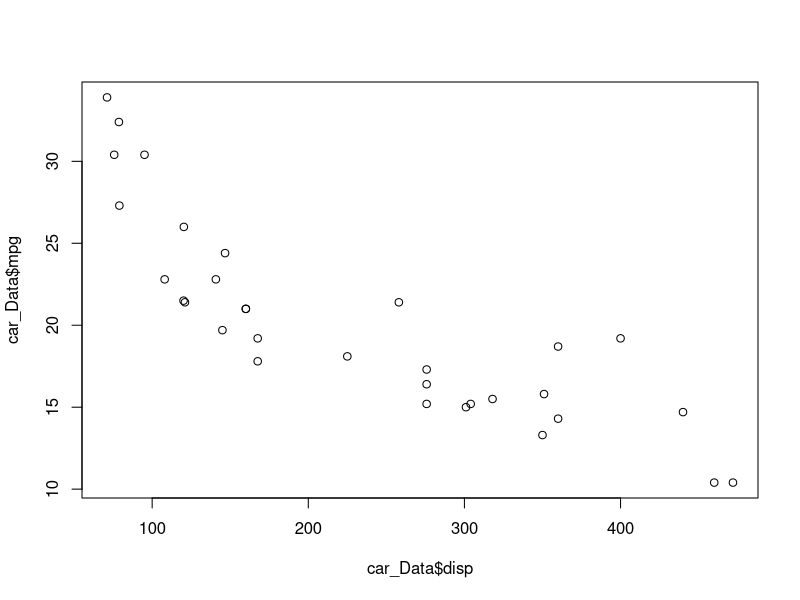
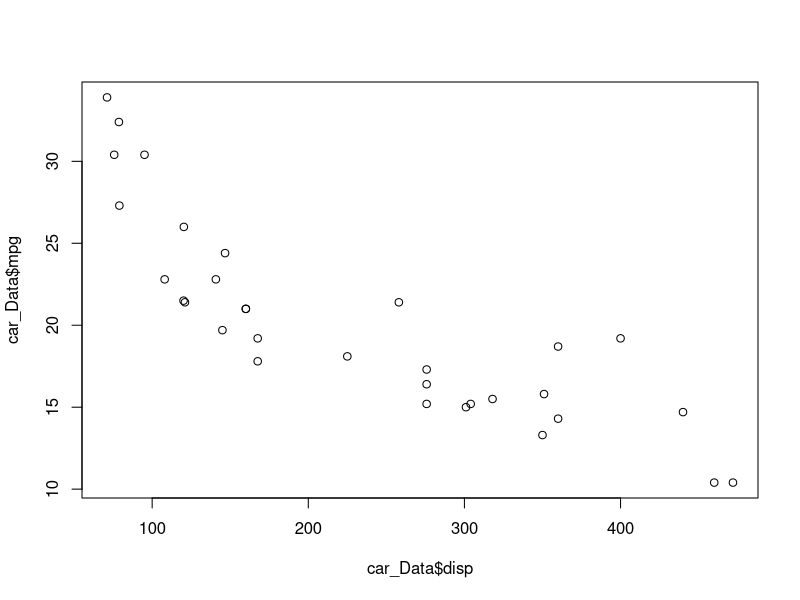
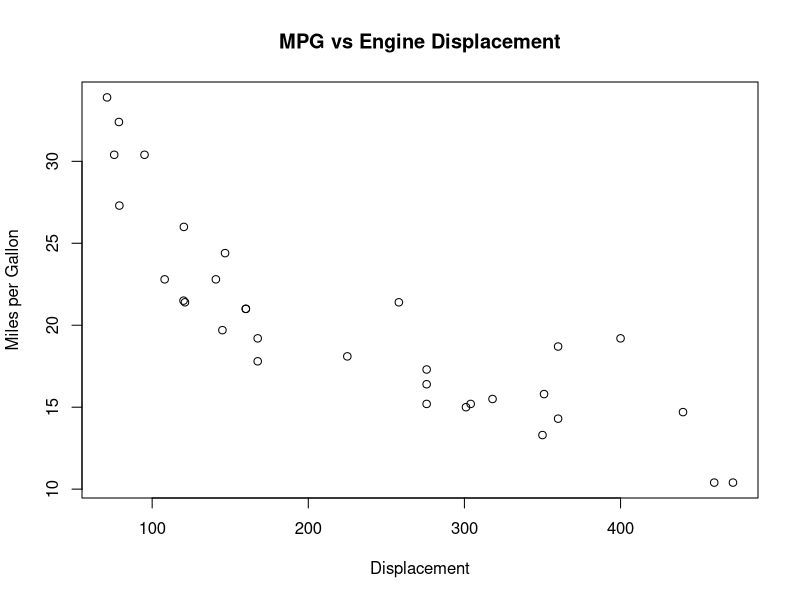
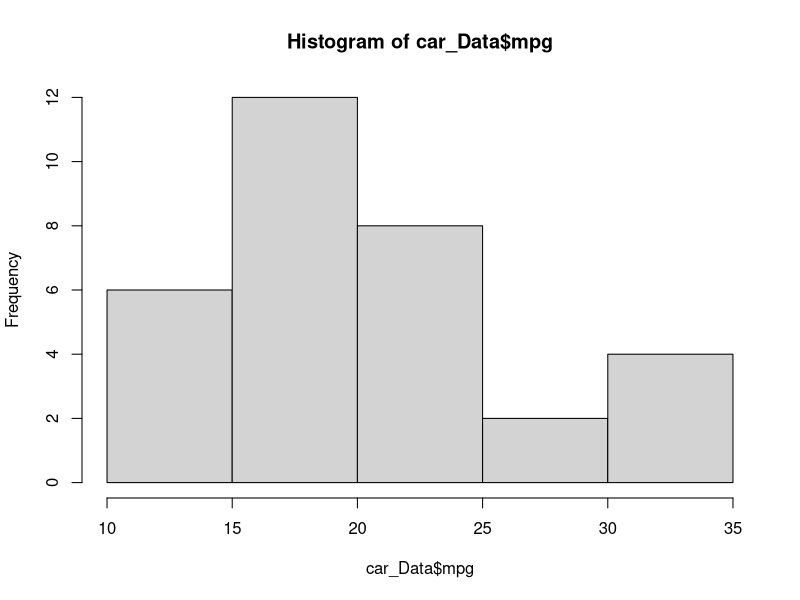
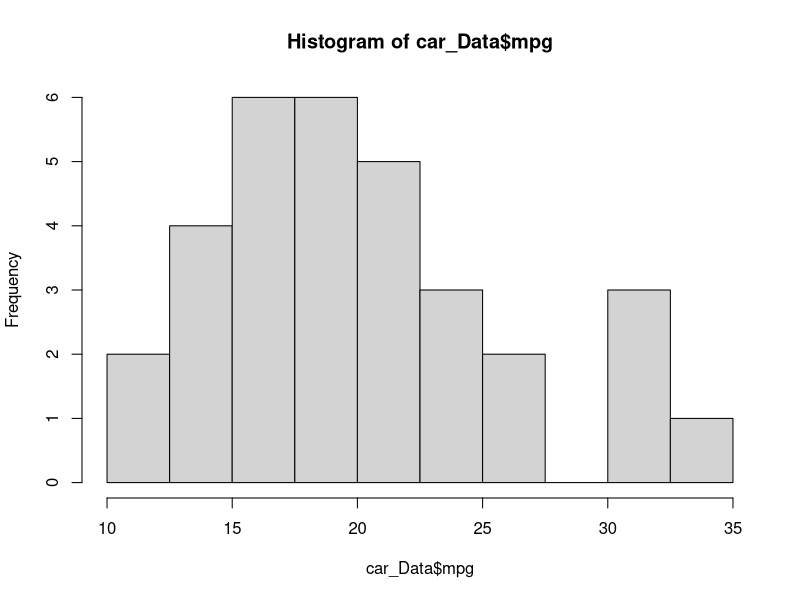
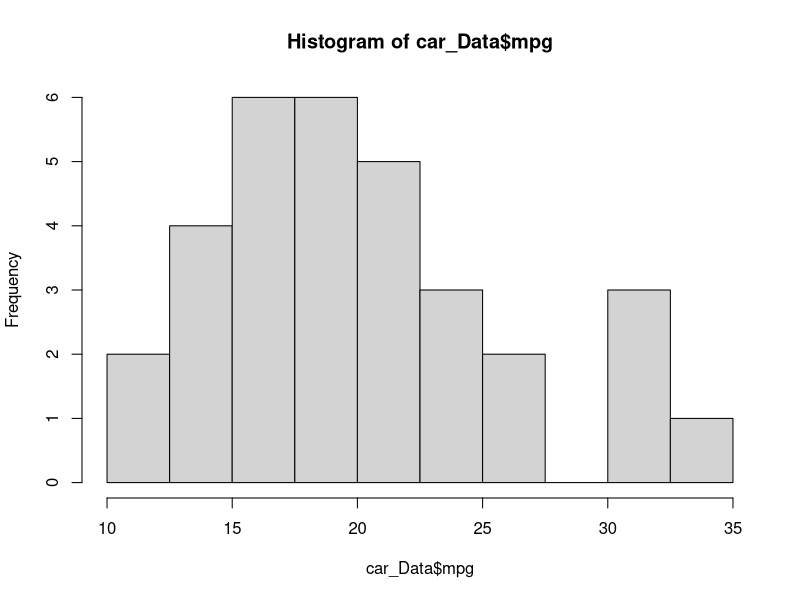
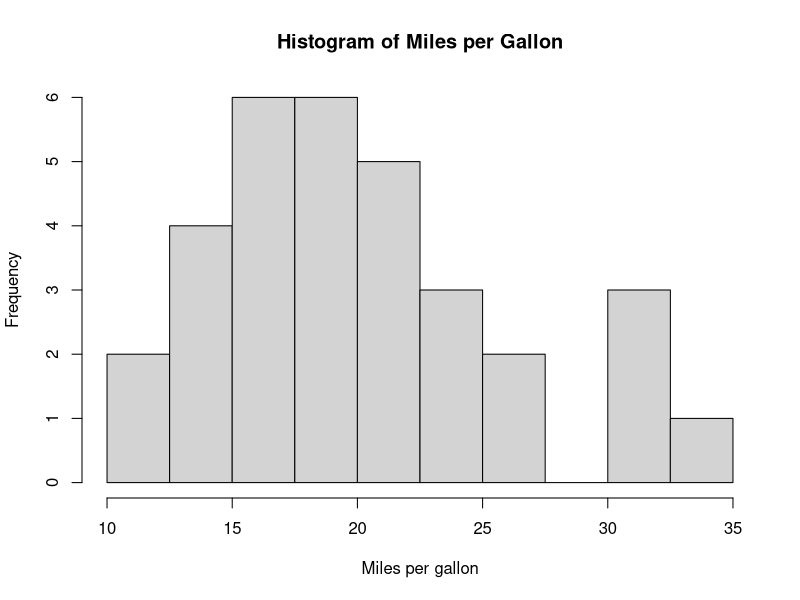
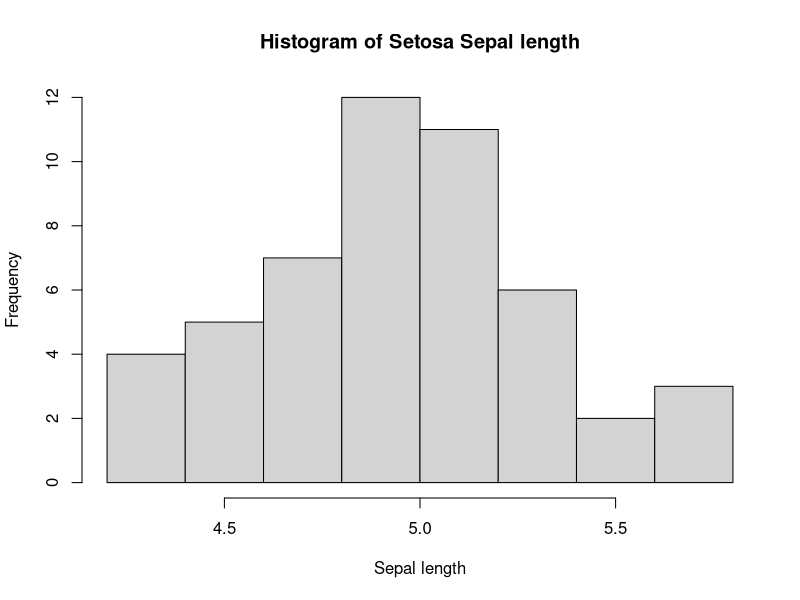

Write R code to recreate these figures, in order.
## ---- chunk 1
knitr::opts_chunk$set(echo = TRUE)
## ---- chunk 2
# add 1 to 1. 
1 + 1
# divide 12 by 4
12/4
# times 3 by 7
3*7
# 10 to the power 3
10^3
# root isn't a basic operation so we will look at this later.
## ---- chunk 3
# create an object x which is 3
x <-  3
# create an object y which is 5
y <-  5
# add x and y
x + y
# overwrite x so it now equals 4.
x <-  4
# add x and y again, now the result is 9, not 7.
x + y
# create another object z which is equal to x + y at this time.
z <- x + y
z
## ---- chunk 4
# create an object a which is 10.
a <- 10
a
# add one to a. A is now 11.
a <- a + 1 
a 
# create an object called b which is 5 more than a
b <- a - 5
a <- a - 5
a-b
## ---- chunk 5

# prints the objects in the environment
ls()

## ---- chunk 6
# sometimes we may want to remove an object.
rm(a)
# multiple objects at once
rm(x,y)
# remove all objects
rm(list=ls())
## ---- chunk 7
# simple evaluations
# 4 is greater than 2
4 > 2
# 4 is greater than 5
4 > 5
# 4 is equal to 3, note double == for an evaluation
4 == 3
# 4 is not equal to 3, note != is not equal to.
4 != 3
# the character x is equal to the character x.
"dog" == "dog"
"dog" == "cat"
# the output from an evaluation can be stored as an object, x. This object can be subject to operations & manipulations.
b <- 4<2
b
## ---- chunk 8
# numeric
height <- c(1.38,1.45,1.21,1.56)
height
# numeric
weight <- c(31,35,28,40)
weight
class(weight)
# character
first_name <- c("Alice","Bob","Harry","Jane")
first_name
#first_name + 1 # error
# factor
sex <- factor(x = c("F","M","M","F"))
sex
# logical
tall <- height > 1.5
## ---- chunk 9
#Adding:
c(1,2,3) + 1
c(1,2,3) + c(1,2,3)
#multiplication
heightft <- height*3.28
# concatenating
c(height,weight)
# concatenating to string
c(height,weight,first_name)
## ---- chunk 10
# data frame- columns are variables, rows are observations.
df <- data.frame(height,weight,first_name,sex)
df
# we can select a single variable within the dataframe using the dollar sign.
df$height
# We can add a new variable easily, in this case based on other variables within the dataframe.
df$bmi <- df$weight / df$height^2 
df
# We can also select row and columns using row/column numbers, e.g. row1
df[1,]
# column 3
df[,3]

# matrices can't have different classes, everything forced to character.
m.df <- as.matrix(df)
# therefore can't multiply
# m.df[,"height"]*100
## ---- chunk 11
# Our data-frame contains the height, weight, first name and bmi of 4 individuals.
df
#To subset a data frame we can use square brackets i.e df[row,column]
#Selecting a column(s)
df$height
df[,"height"]
df[,1]
df[,1:3]
df[,c(1,3)]
#selecting a row(s)
df[1,]
#We might also want to select observations (rows) based on the characteristics of the data
#E.g. we might want to only look at the data for people who are taller than 1.75m
#create a logical variable called min_height which contains T/F for each individual being over 175cm.
min_height <- df$height >= 1.75
min_height
# Subset the data to include only those observations (rows) for which height > 175cm (using min_height).
df.at_least_175 <- df[min_height,]
df.at_least_175
#People smaller than 1.75m
# Subset the data to include only those who are not above min-height of 175cm.
smaller <- df$height < 1.75
df[smaller,]
df[!min_height,]
## ---- chunk 12
getwd()
## ---- chunk 13
 
# car_Data <- read.csv(file = "car_Data.csv", header = TRUE)
# if you couldn't get that to work don't worry, this is an example dataset from base R.
car_Data <- mtcars
## ---- chunk 14
# head data with default 6 rows
head(car_Data)
 
# head data with 10 rows
head(car_Data, n = 10)
 
## ---- chunk 15
# summarise the data,
summary(car_Data)
# summarise single variable
summary(car_Data$mpg)
 
## ---- chunk 16
temp <- summary(car_Data$mpg)
Median  <- temp['Median']
Range   <- temp['Max.'] - temp['Min.']
## ---- chunk 17
#plot of mpg vs disp
plot(x = car_Data$disp, y = car_Data$mpg)
#notice we can remove arguments and still get same result
plot(car_Data$disp, car_Data$mpg)
## ---- chunk 18
 
plot(x = car_Data$disp, y = car_Data$mpg, 
     type = "p", 
     xlab = "Displacement", 
     ylab = "Miles per Gallon",
     main = "MPG vs Engine Displacement")
## ---- chunk 19
hist1 <- hist(car_Data$mpg)
#We can alter the 'bins' by specifying the additional argument 'breaks = ' in the hist function
hist(car_Data$mpg, breaks = c(10,12.5,15,17.5,20,22.5,25,27.5,30,32.5,35))
#a neater way of doing the same as above is to use seq
hist(car_Data$mpg, breaks = seq(10,35, by = 2.5))
#we can again edit the title etc by adding extra arguments
hist(car_Data$mpg, 
     breaks = seq(10,35, by = 2.5),
     xlab = "Miles per gallon",
     main = "Histogram of Miles per Gallon")
## ---- chunk 20
#1a 
flowerData <- iris
#1b
head(flowerData, 10)
#1c
str(flowerData)
#Can also just use class(flowerData$Sepal.Width) etc
#1d
histSetosa <- hist(flowerData[flowerData$Species == "setosa",]$Sepal.Length,
                   main = "Histogram of Setosa Sepal length", 
                   xlab = "Sepal length" )
histVers <- hist(flowerData[flowerData$Species == "versicolor",]$Sepal.Length,
                 main = "Histogram of Versicolor Sepal length", 
                   xlab = "Sepal length")
histVirg<- hist(flowerData[flowerData$Species == "virginica",]$Sepal.Length,
                main = "Histogram of Virginica Sepal length", 
                   xlab = "Sepal length")
#1e
histSetosa <- hist(flowerData[flowerData$Species == "setosa",]$Sepal.Length,
                   main = "Histogram of Setosa Sepal length", 
                   xlab = "Sepal length",
                   breaks = 10)
histVers <- hist(flowerData[flowerData$Species == "versicolor",]$Sepal.Length,
                 main = "Histogram of Versicolor Sepal length", 
                   xlab = "Sepal length",
                 breaks = 10)
histVirg<- hist(flowerData[flowerData$Species == "virginica",]$Sepal.Length,
                main = "Histogram of Virginica Sepal length", 
                   xlab = "Sepal length",
                breaks = 10)
#Choosing higher numbers can make things too confusing!
